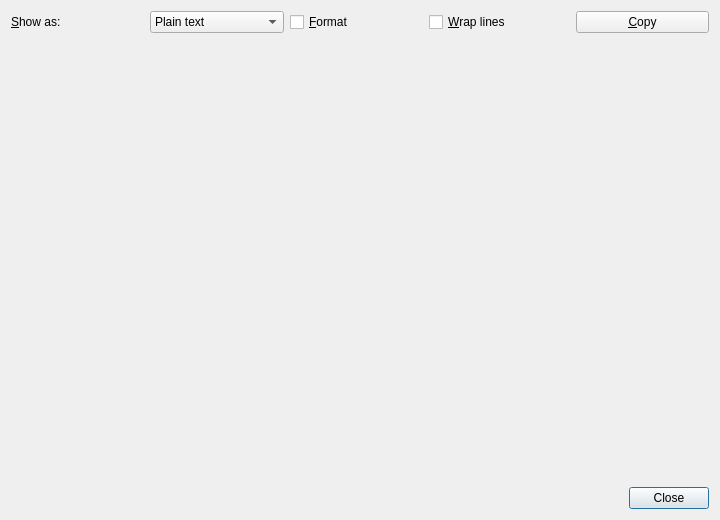
<?xml version="1.0" encoding="UTF-8"?>
<ui version="4.0">
 <class>ValueViewer</class>
 <widget class="QDialog" name="ValueViewer">
  <property name="geometry">
   <rect>
    <x>0</x>
    <y>0</y>
    <width>720</width>
    <height>520</height>
   </rect>
  </property>
  <property name="windowTitle">
   <string>Value</string>
  </property>
  <layout class="QVBoxLayout" name="layout">
   <item>
    <layout class="QHBoxLayout" name="tools">
     <item>
      <widget class="QLabel" name="syntaxLabel">
       <property name="text">
        <string>&amp;Show as:</string>
       </property>
       <property name="buddy">
        <cstring>syntax</cstring>
       </property>
      </widget>
     </item>
     <item>
      <widget class="QComboBox" name="syntax">
       <property name="toolTip">
        <string>How to read the value: what to highlight, and how to format it</string>
       </property>
       <item>
        <property name="text">
         <string>Plain text</string>
        </property>
       </item>
       <item>
        <property name="text">
         <string>JSON</string>
        </property>
       </item>
       <item>
        <property name="text">
         <string>Array</string>
        </property>
       </item>
      </widget>
     </item>
     <item>
      <widget class="QCheckBox" name="format">
       <property name="text">
        <string>&amp;Format</string>
       </property>
       <property name="toolTip">
        <string>One member or element a line, indented</string>
       </property>
      </widget>
     </item>
     <item>
      <widget class="QCheckBox" name="wrap">
       <property name="text">
        <string>&amp;Wrap lines</string>
       </property>
      </widget>
     </item>
     <item>
      <spacer name="toolsSpacer">
       <property name="orientation">
        <enum>Qt::Orientation::Horizontal</enum>
       </property>
      </spacer>
     </item>
     <item>
      <widget class="QPushButton" name="copy">
       <property name="text">
        <string>&amp;Copy</string>
       </property>
       <property name="toolTip">
        <string>Copy the value as shown, formatted or not</string>
       </property>
       <property name="autoDefault">
        <bool>false</bool>
       </property>
      </widget>
     </item>
    </layout>
   </item>
   <item>
    <widget class="slonisko::ResultTextView" name="text" native="true"/>
   </item>
   <item>
    <layout class="QHBoxLayout" name="footer">
     <item>
      <widget class="QLabel" name="status">
       <property name="textFormat">
        <enum>Qt::TextFormat::PlainText</enum>
       </property>
      </widget>
     </item>
     <item>
      <spacer name="footerSpacer">
       <property name="orientation">
        <enum>Qt::Orientation::Horizontal</enum>
       </property>
      </spacer>
     </item>
     <item>
      <widget class="QDialogButtonBox" name="buttons">
       <property name="standardButtons">
        <set>QDialogButtonBox::StandardButton::Close</set>
       </property>
      </widget>
     </item>
    </layout>
   </item>
  </layout>
 </widget>
 <customwidgets>
  <customwidget>
   <class>slonisko::ResultTextView</class>
   <extends>QWidget</extends>
   <header>ResultTextView.h</header>
  </customwidget>
 </customwidgets>
 <tabstops>
  <tabstop>text</tabstop>
  <tabstop>syntax</tabstop>
  <tabstop>format</tabstop>
  <tabstop>wrap</tabstop>
  <tabstop>copy</tabstop>
 </tabstops>
 <resources/>
 <connections/>
</ui>
